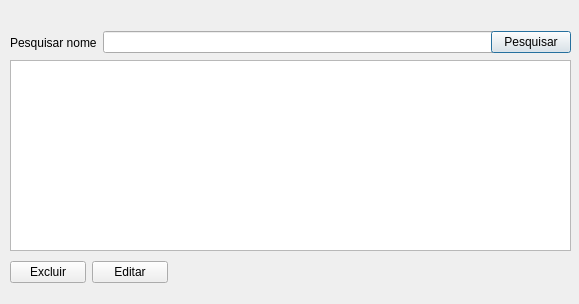
<?xml version="1.0" encoding="UTF-8"?>
<ui version="4.0">
 <class>fm_pesquisacontatos</class>
 <widget class="QDialog" name="fm_pesquisacontatos">
  <property name="geometry">
   <rect>
    <x>0</x>
    <y>0</y>
    <width>579</width>
    <height>304</height>
   </rect>
  </property>
  <property name="windowTitle">
   <string>Dialog</string>
  </property>
  <widget class="QTableWidget" name="tw_contatos">
   <property name="geometry">
    <rect>
     <x>10</x>
     <y>60</y>
     <width>561</width>
     <height>191</height>
    </rect>
   </property>
  </widget>
  <widget class="QWidget" name="">
   <property name="geometry">
    <rect>
     <x>10</x>
     <y>30</y>
     <width>561</width>
     <height>25</height>
    </rect>
   </property>
   <layout class="QHBoxLayout" name="horizontalLayout">
    <item>
     <widget class="QLabel" name="label">
      <property name="text">
       <string>Pesquisar nome</string>
      </property>
     </widget>
    </item>
    <item>
     <widget class="QLineEdit" name="txt_pesquisanome">
      <property name="minimumSize">
       <size>
        <width>400</width>
        <height>0</height>
       </size>
      </property>
     </widget>
    </item>
    <item>
     <widget class="QPushButton" name="btn_pesquisar">
      <property name="text">
       <string>Pesquisar</string>
      </property>
     </widget>
    </item>
   </layout>
  </widget>
  <widget class="QWidget" name="">
   <property name="geometry">
    <rect>
     <x>10</x>
     <y>260</y>
     <width>158</width>
     <height>25</height>
    </rect>
   </property>
   <layout class="QHBoxLayout" name="horizontalLayout_2">
    <item>
     <widget class="QPushButton" name="btn_excluir">
      <property name="text">
       <string>Excluir</string>
      </property>
     </widget>
    </item>
    <item>
     <widget class="QPushButton" name="btn_editar">
      <property name="text">
       <string>Editar</string>
      </property>
     </widget>
    </item>
   </layout>
  </widget>
 </widget>
 <resources/>
 <connections/>
</ui>
